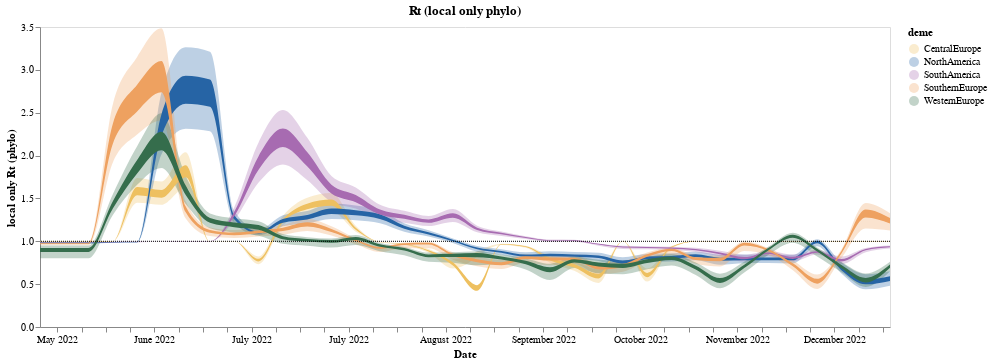

Notebook source saved alongside this figure:
### Code cell
line = alt.Chart(summary_rt_local_df, title = "Rt (local only phylo)").mark_area(interpolate='monotone', opacity = 1 ,color = "#f58518").encode(
    alt.X('date:T', axis=alt.Axis(title="Date", grid=False,format="%B %Y")),
    alt.Y('lower_hpd_log_50',axis=alt.Axis(title="local only Rt (phylo)", grid=False)),# scale=alt.Scale(domain=(0.6, 1.3))),
    alt.Y2('upper_hpd_log_50' ),
    alt.Color("deme")
).properties(
    width=850,
    height=300
).transform_filter(
   (datum.lower_hpd_log_50 >0.4) #& (datum.upper_hpd_log_50 < 4)
)
band = alt.Chart(summary_rt_local_df).mark_area(
    opacity=0.3, interpolate='monotone', color = "#f58518"
).encode(
    alt.X('date:T', axis=alt.Axis(title="Date", grid=False)),
    alt.Y('lower_hpd_log_95', axis=alt.Axis(title="local only Rt (phylo)", grid=False)),# scale=alt.Scale(domain=(0.6, 1.3))),
    alt.Y2('upper_hpd_log_95'), 
    alt.Color("deme",  scale=alt.Scale( range=range_))
).properties(
    width=850,
    height=300
).transform_filter(
    (datum.lower_hpd_log_95 >0.4) #& (datum.upper_hpd_log_95 < 4)
)

local_phlyo_rt_plot = band + line +one_line
local_phlyo_rt_plot

### Figure 1 — Vega-Lite specification as saved in the notebook (floating-point values rounded to 4 significant figures; data arrays with more than 128 entries replaced by an {"elided": "..."} marker saying what was removed)
{"config": {"view": {"continuousWidth": 400, "continuousHeight": 300}}, "layer": [{"mark": {"type": "area", "color": "#f58518", "interpolate": "monotone", "opacity": 0.3}, "encoding": {"color": {"field": "deme", "scale": {"range": ["#EEC060", "#2664A5", "#A76BB1", "#EEA160", "#356D4C"]}, "type": "nominal"}, "x": {"axis": {"grid": false, "title": "Date"}, "field": "date", "type": "temporal"}, "y": {"axis": {"grid": false, "title": "local only Rt (phylo)"}, "field": "lower_hpd_log_95", "type": "quantitative"}, "y2": {"field": "upper_hpd_log_95"}}, "height": 300, "transform": [{"filter": "(datum.lower_hpd_log_95 > 0.4)"}], "width": 850}, {"mark": {"type": "area", "color": "#f58518", "interpolate": "monotone", "opacity": 1}, "encoding": {"color": {"field": "deme", "type": "nominal"}, "x": {"axis": {"format": "%B %Y", "grid": false, "title": "Date"}, "field": "date", "type": "temporal"}, "y": {"axis": {"grid": false, "title": "local only Rt (phylo)"}, "field": "lower_hpd_log_50", "type": "quantitative"}, "y2": {"field": "upper_hpd_log_50"}}, "height": 300, "title": "Rt (local only phylo)", "transform": [{"filter": "(datum.lower_hpd_log_50 > 0.4)"}], "width": 850}, {"data": {"name": "data-0f80976e06af035141dd0a0f11df9332"}, "mark": {"type": "rule", "strokeDash": [1, 1]}, "encoding": {"y": {"field": "y", "type": "quantitative"}}, "height": 300, "width": 850}], "data": {"name": "data-884d7cdfeed874076341c4cd6c00b3d0"}, "$schema": "https://vega.github.io/schema/vega-lite/v4.17.0.json", "datasets": {"data-884d7cdfeed874076341c4cd6c00b3d0": {"elided": "180 records"}, "data-0f80976e06af035141dd0a0f11df9332": [{"y": 1.0}]}}
